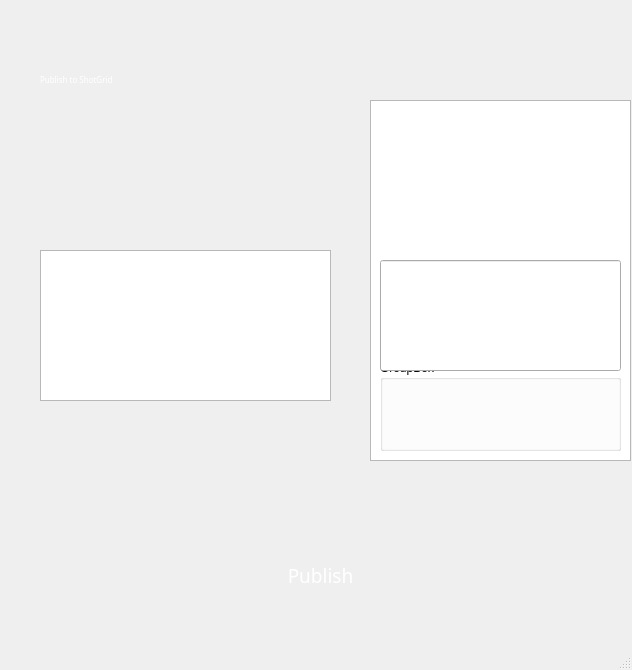
<?xml version="1.0" encoding="UTF-8"?>
<ui version="4.0">
 <class>MainWindow</class>
 <widget class="QMainWindow" name="MainWindow">
  <property name="geometry">
   <rect>
    <x>0</x>
    <y>0</y>
    <width>632</width>
    <height>670</height>
   </rect>
  </property>
  <property name="minimumSize">
   <size>
    <width>632</width>
    <height>646</height>
   </size>
  </property>
  <property name="maximumSize">
   <size>
    <width>632</width>
    <height>700</height>
   </size>
  </property>
  <property name="windowTitle">
   <string>MainWindow</string>
  </property>
  <widget class="QWidget" name="centralwidget">
   <widget class="QLabel" name="label_pubback">
    <property name="geometry">
     <rect>
      <x>0</x>
      <y>0</y>
      <width>641</width>
      <height>641</height>
     </rect>
    </property>
    <property name="styleSheet">
     <string notr="true">QLabel {
    background-image: url(&quot;/nas/Viper/minseo/forui/pubback2.png&quot;);
    background-repeat: no-repeat;  /* 반복 방지 */
    background-position: center;  /* 중앙 정렬 */
    background-size: contain;  /* QLabel 크기에 맞게 비율 유지 */
}
</string>
    </property>
    <property name="text">
     <string/>
    </property>
   </widget>
   <widget class="QTableWidget" name="tableWidget">
    <property name="geometry">
     <rect>
      <x>370</x>
      <y>100</y>
      <width>261</width>
      <height>361</height>
     </rect>
    </property>
   </widget>
   <widget class="QTableWidget" name="tableWidget_filelist">
    <property name="geometry">
     <rect>
      <x>40</x>
      <y>250</y>
      <width>291</width>
      <height>151</height>
     </rect>
    </property>
   </widget>
   <widget class="QPushButton" name="pushButton_publish">
    <property name="geometry">
     <rect>
      <x>70</x>
      <y>530</y>
      <width>501</width>
      <height>91</height>
     </rect>
    </property>
    <property name="font">
     <font>
      <family>Myriad Pro</family>
      <pointsize>-1</pointsize>
     </font>
    </property>
    <property name="styleSheet">
     <string notr="true">QPushButton {
    border: none;
    background: url(&quot;/nas/Viper/minseo/forui/pubbutton.png&quot;) no-repeat center;
    background-size: contain;
	border-radius: 10px;
	color: white;
	font-size: 19px;
}

QPushButton:pressed {
    background: url(&quot;/nas/Viper/minseo/forui/pubbutton.png&quot;) no-repeat center;
    background-size: contain;
}
</string>
    </property>
    <property name="text">
     <string>Publish</string>
    </property>
   </widget>
   <widget class="QGroupBox" name="groupBox_checkbox">
    <property name="geometry">
     <rect>
      <x>380</x>
      <y>360</y>
      <width>241</width>
      <height>91</height>
     </rect>
    </property>
    <property name="title">
     <string>GroupBox</string>
    </property>
   </widget>
   <widget class="QLineEdit" name="lineEdit_memo">
    <property name="geometry">
     <rect>
      <x>380</x>
      <y>260</y>
      <width>241</width>
      <height>111</height>
     </rect>
    </property>
   </widget>
   <widget class="QLabel" name="label_thumbnail">
    <property name="geometry">
     <rect>
      <x>380</x>
      <y>140</y>
      <width>241</width>
      <height>121</height>
     </rect>
    </property>
    <property name="text">
     <string/>
    </property>
   </widget>
   <widget class="QLabel" name="label">
    <property name="geometry">
     <rect>
      <x>40</x>
      <y>70</y>
      <width>141</width>
      <height>20</height>
     </rect>
    </property>
    <property name="font">
     <font>
      <family>Myriad Pro</family>
      <pointsize>-1</pointsize>
     </font>
    </property>
    <property name="styleSheet">
     <string notr="true">QLabel {

    background-repeat: no-repeat;  /* 반복 방지 */
    background-position: center;  /* 중앙 정렬 */
    background-size: contain;  /* 크기를 자동 조정 */
    color: white;  /* 글자 색상 (흰색) */
    font-size: 8px;  /* 글자 크기 */
  
    text-align: center;  /* 텍스트 중앙 정렬 */
}</string>
    </property>
    <property name="text">
     <string>Publish to ShotGrid</string>
    </property>
   </widget>
  </widget>
  <widget class="QMenuBar" name="menubar">
   <property name="geometry">
    <rect>
     <x>0</x>
     <y>0</y>
     <width>632</width>
     <height>25</height>
    </rect>
   </property>
  </widget>
  <widget class="QStatusBar" name="statusbar"/>
 </widget>
 <resources/>
 <connections/>
</ui>
